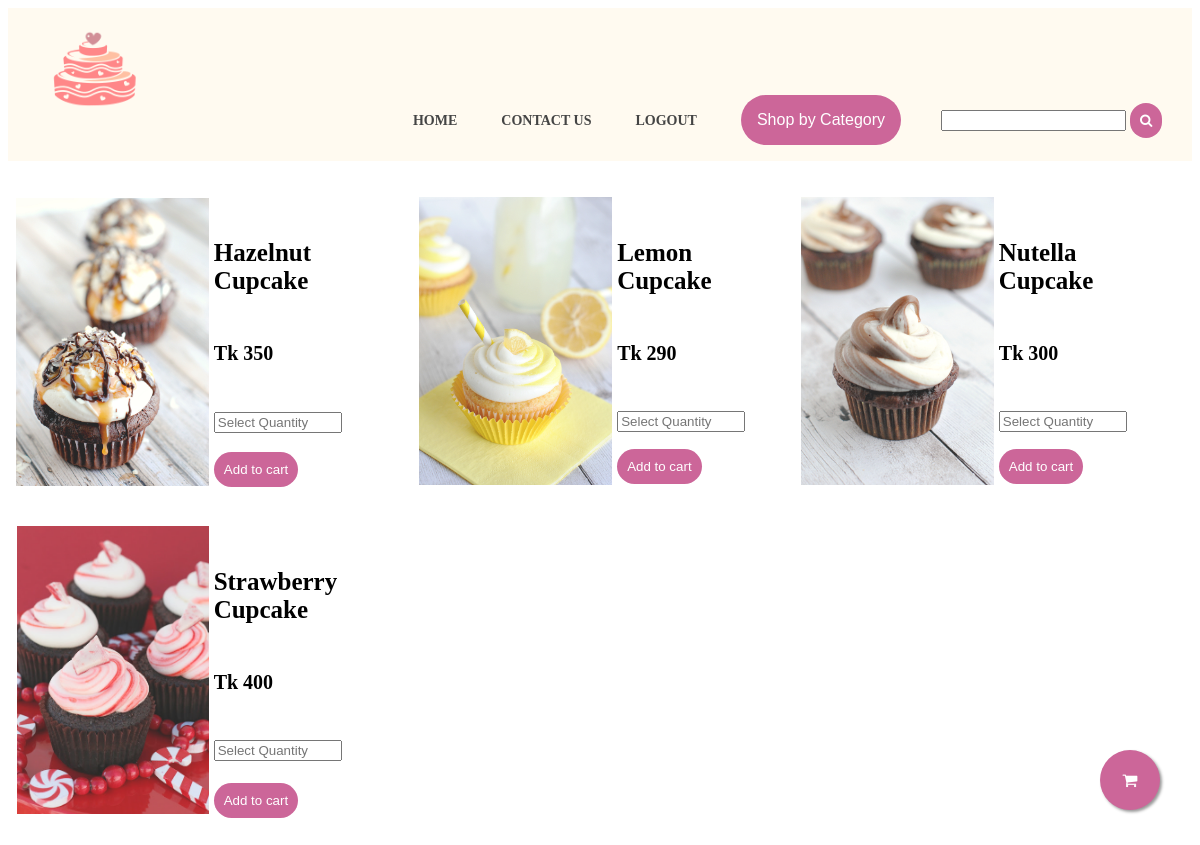
The app's page /Cupcakes.php with its own data.
### tables this page shows
CREATE TABLE `products` (
  `name` varchar(50) NOT NULL,
  `price` int(20) NOT NULL,
  `quantity` int(20) NOT NULL,
  `type` text NOT NULL,
  `pet` text NOT NULL,
  `image` varchar(30) NOT NULL
);

### Cupcakes.php (the view, shortened to what this page needs)
<!DOCTYPE html>
<html>
<head>
	<link href="index.css" rel="stylesheet" type="text/css">
	<link href="https://stackpath.bootstrapcdn.com/font-awesome/4.7.0/css/font-awesome.min.css" rel="stylesheet">
</head>
<body>
	<header>
	<div class="container">
			<img src="images\logos\19020180.png" class="logo">
	      <nav>
	        <ul>
	          <li><a href="Index.php">Home</a></li>
	          <li><a href="#">Contact Us</a></li>
	          <li><a href="LogOut.php">Logout</a></li>
	          <li><div class="dropdown">
					  <button class="dropbtn">Shop by Category</button>
					</div>
			  <li><form class="search" action='Search.php' method="post">
	          <input type="search" name="search" required></li>
	          <button type="submit"><i class="search" ><i class="fa fa-search" aria-hidden="true"></i></i></button>
				</li>
	        </ul>
	      </nav>
	    </div>
	</header>
	    <a href="Cart.php" class="float"><i class="fa fa-shopping-cart my-float" aria-hidden="true"></i></i></i>
		</a>
<section class="products">
<?php
$mysqli = new mysqli("localhost", $username, $password, $database);
$query = "SELECT * FROM products WHERE type='supplies'";
if ($result = $mysqli->query($query)) {
    while ($row = $result->fetch_assoc()) {
        $name = $row["name"];
        $price = $row['price'];
        $image = $row['image'];
        $quantity = $row['quantity'];
 ?>
      <form action="AddtoCart.php" method="POST">
       <div class="product-card">
          <div class="product-image">
            <img src=<?php echo 'images/',$image;?>>
		    </div>
		    <div class="product-info">
		       <h5><?php echo $name;?></h5>
		       <h6><?php echo "Tk ",$price;?></h6>
		       <?php if($quantity==0){
                  echo "Sorry, not available in stock";
		       }
		       else{
		       ?>
		      <input type="number" name="quantity" min="1" max="<?php echo $quantity;?>" placeholder="Select Quantity" required><br>
		      <button type="submit" onclick="added()"></i>Add to cart</i></button>
		      </form>
		     <?php } ?>
<?php
    }
 }?>
</section>
</body>
</html>

### index.css (style rules this page uses)
body { background:white; font-family: 'NanumGothic'; font-weight: 800; display: flex; min-height: 100vh; flex-direction: column; }
.container { width: 95%; margin: 0 auto; }
header { background-color:tomato; margin-bottom: 2%; background-color: #FFFAF0; }
header::after { content: ''; display: table; clear: both; }
.logo { float: left; width:10%; height:auto; }
nav { float:right; }
nav ul { padding: 0; list-style: none; }
nav li { display: inline-block; margin-left: 40px; padding-top: 20px; font-family: 'NanumGothic'; position: relative; }
nav a { color: #444; text-decoration: none; text-transform: uppercase; font-size: 14px; }
button { color: #fff !important; text-decoration: none; font-family: 'Arial'; background: #cc6699; padding: 10px; border-radius: 50px; display: inline-block; border: none; transition: all 0.4s ease 0s; }
.dropbtn { background-color: #cc6699; color: white; padding: 16px; font-size: 16px; border: none; }
.dropdown { position: relative; display: inline-block; }
.float { position:fixed; width:60px; height:60px; bottom:40px; right:40px; background-color:#cc6699; color:#FFF; border-radius:50px; text-align:center; box-shadow: 2px 2px 3px #999; }
.my-float { margin-top:22px; }

### Cupcakes.php (style rules this page uses)
.products { display: flex; flex-wrap: wrap; }
.product-card { padding: 2%; flex-grow: 1; flex-basis: 16%; display: flex; }
.product-card { flex: 1 16%; }
.product-image img { max-width: 100%; }
.product-info { margin: 5px 0px 0px 5px; }
.products .product-card:first-child, .products .product-card:nth-child(2) { flex: 2 46%; }
h5 { font-size: 25px; }
h6 { font-size: 20px; }
button { margin-top: 10%; }
.product-card input { width: 120px; }
img { max-width: 500px; max-height: 300px; opacity: 85%; margin: 5px 0px 15px 0px; }

### records on screen
products: image (picture), name "Hazelnut Cupcake", price "350"
products: image (picture), name "Lemon Cupcake", price "290"
products: image (picture), name "Nutella Cupcake", price "300"
products: image (picture), name "Strawberry Cupcake", price "400"
